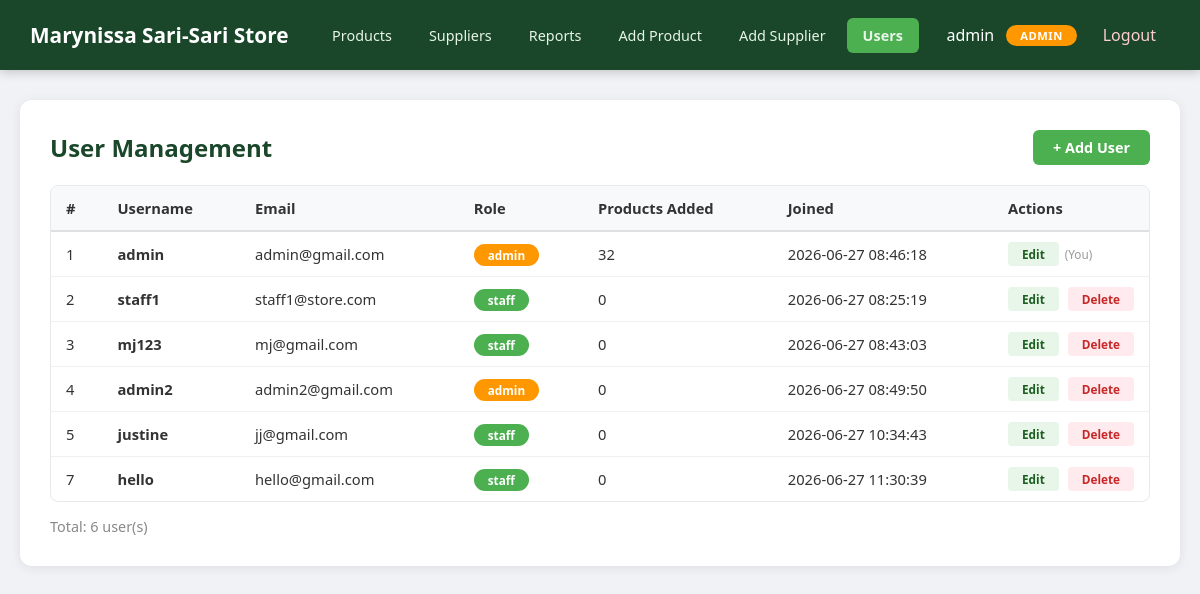
/users.php (signed in), run on the app's committed database.
### tables this page shows
CREATE TABLE `users` (
  `id` int(11) NOT NULL,
  `username` varchar(50) NOT NULL,
  `email` varchar(100) NOT NULL,
  `password_hash` varchar(255) NOT NULL,
  `role` enum('admin','staff') DEFAULT 'staff',
  `created_at` timestamp NOT NULL DEFAULT current_timestamp()
);

### users.php (the view, shortened to what this page needs)
<?php
require_once 'config.php';
$users = $conn->query("
    SELECT u.*, COUNT(p.id) AS product_count
    FROM users u
    LEFT JOIN products p ON u.id = p.added_by
    GROUP BY u.id
    ORDER BY u.id
");
?>
<!DOCTYPE html>
<html>
<head>
    <link rel="stylesheet" href="style.css">
</head>
<body>
<?php include 'navbar.php'; ?>
<div class="container">
    <div class="card">
        <div class="top-bar">
            <h1>User Management</h1>
            <a href="add_user.php" class="btn-add">+ Add User</a>
        </div>
        <div class="table-container">
            <table>
                <thead>
                    <tr>
                        <th>#</th>
                        <th>Username</th>
                        <th>Email</th>
                        <th>Role</th>
                        <th>Products Added</th>
                        <th>Joined</th>
                        <th>Actions</th>
                    </tr>
                </thead>
                <tbody>
                    <?php if ($users->num_rows > 0): ?>
                        <?php while ($user = $users->fetch_assoc()): ?>
                        <tr>
                            <td><?= $user['id'] ?></td>
                            <td><strong><?= htmlspecialchars($user['username']) ?></strong></td>
                            <td><?= htmlspecialchars($user['email']) ?></td>
                            <td>
                                <span style="background: <?= $user['role'] == 'admin' ? '#FF9800' : '#4CAF50'; ?>; color:white; padding:3px 14px; border-radius:15px; font-size:0.8em; font-weight:600;">
                                    <?= htmlspecialchars($user['role']) ?>
                                </span>
                            </td>
                            <td><?= $user['product_count'] ?></td>
                            <td><?= $user['created_at'] ?></td>
                            <td>
                                <div class="action-buttons">
                                    <a href="edit_user.php?id=<?= $user['id'] ?>" class="btn-edit-user">Edit</a>
                                    <?php if ($user['id'] != $_SESSION['user_id']): ?>
                                        <a href="delete_user.php?id=<?= $user['id'] ?>" class="btn-delete-user" onclick="return confirm('Delete this user? This action cannot be undone!')">Delete</a>
                                    <?php else: ?>
                                        <span style="color:#999; font-size:0.8em;">(You)</span>
                                    <?php endif; ?>
                                </div>
                            </td>
                        </tr>
                        <?php endwhile; ?>
                    <?php endif; ?>
                </tbody>
            </table>
        </div>
        <p class="count">Total: <?= $users->num_rows ?> user(s)</p>
    </div>
</div>
</body>
</html>

### style.css (style rules this page uses)
* { margin: 0; padding: 0; box-sizing: border-box; }
body { font-family: 'Segoe UI', Tahoma, Geneva, Verdana, sans-serif; background: #f0f2f5; min-height: 100vh; color: #333; }
a { text-decoration: none; }
.container { max-width: 1200px; margin: 30px auto; padding: 0 20px; }
.card { background: #fff; border-radius: 12px; padding: 30px; box-shadow: 0 2px 12px rgba(0,0,0,0.08); margin-bottom: 25px; }
.top-bar { display: flex; justify-content: space-between; align-items: center; margin-bottom: 20px; flex-wrap: wrap; gap: 15px; }
.top-bar h1 { color: #1a472a; font-size: 1.5em; }
.btn-add { display: inline-block; padding: 8px 20px; background: #4CAF50; color: #fff; border-radius: 6px; font-weight: 600; transition: all 0.3s ease; font-size: 0.9em; }
.table-container { overflow-x: auto; border-radius: 8px; border: 1px solid #e8e8e8; }
table { width: 100%; border-collapse: collapse; font-size: 0.92em; }
th { background: #f8f9fa; color: #333; padding: 12px 15px; text-align: left; border-bottom: 2px solid #e0e0e0; font-weight: 600; white-space: nowrap; }
td { padding: 10px 15px; border-bottom: 1px solid #f0f0f0; vertical-align: middle; }
tr:last-child td { border-bottom: none; }
td .action-buttons { display: flex; gap: 6px; align-items: center; flex-wrap: nowrap; }
.count { margin-top: 15px; color: #888; font-size: 0.9em; }
table th:last-child, table td:last-child { width: 150px; min-width: 150px; }
td .action-buttons { display: flex !important; flex-direction: row !important; gap: 6px; align-items: center; flex-wrap: nowrap; }
.btn-edit-user { display: inline-block; padding: 4px 14px; background: #e8f5e9; color: #1B5E20; text-decoration: none; border-radius: 4px; font-size: 0.8em; font-weight: 600; transition: all 0.2s; }
.btn-delete-user { display: inline-block; padding: 4px 14px; background: #ffebee; color: #c62828; text-decoration: none; border-radius: 4px; font-size: 0.8em; font-weight: 600; transition: all 0.2s; margin-left: 3px; }
.action-buttons { display: flex; gap: 5px; align-items: center; }

### data on the page
users: id "1", username "admin", email "admin@gmail.com", role "admin", product_count "32", created_at "2026-06-27 08:46:18", shows "(You)"
users: id "2", username "staff1", email "staff1@store.com", role "staff", product_count "0", created_at "2026-06-27 08:25:19"
users: id "3", username "mj123", email "mj@gmail.com", role "staff", product_count "0", created_at "2026-06-27 08:43:03"
users: id "4", username "admin2", email "admin2@gmail.com", role "admin", product_count "0", created_at "2026-06-27 08:49:50"
users: id "5", username "justine", email "jj@gmail.com", role "staff", product_count "0", created_at "2026-06-27 10:34:43"
users: id "7", username "hello", email "hello@gmail.com", role "staff", product_count "0", created_at "2026-06-27 11:30:39"

### other printed values
getUsername() "admin"
$_SESSION['role'] "ADMIN"
$users->num_rows "6"
